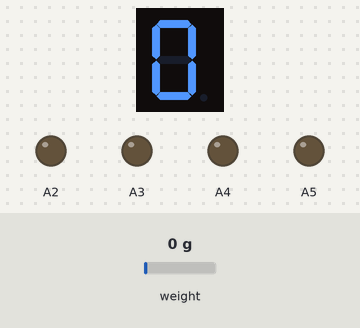
This sketch was run on a simulated Arduino Uno, built with avr-gcc and run on an emulated ATmega328P. Parts: 1-digit seven-segment display, output pins drawn as LEDs (lit = HIGH). Wiring (inferred from the signals the program sends): 4×4 keypad with keys 1 2 3 A 4 5 6 B 7 8 9 C E 0 F D: rows pin 6, pin 7, pin 8, pin 9; columns pin 10, pin 11, pin 12, pin 13. Wiring (inferred from the names in the program): MAX7219 LED driver: data pin 2; clock pin 3; CS pin 4. The test bench sets the inputs (shaded band); at power-on: weight on the scale 0 g. Pins used as bus, display or sensor lines are not drawn.

Above: at 2.5 s.
2.6 s: weight on the scale set to 3 g
At 3.5 s:
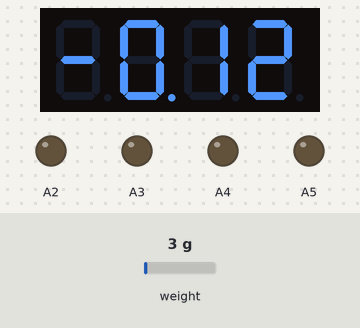
4.6 s: weight on the scale set to 100 g
At 5.2 s:
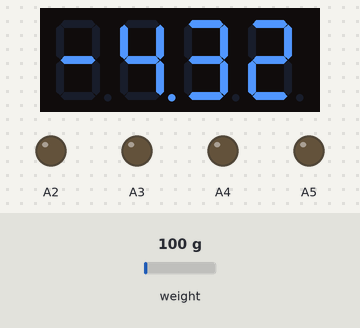
6.4 s: weight on the scale set to 0 g
At 8.0 s:
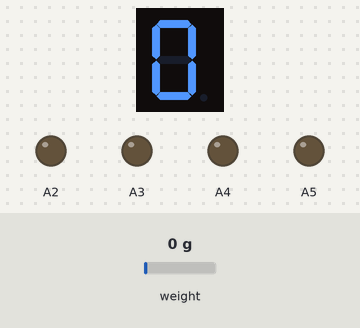
Timing chart, 0 to 9.5 s (numbered marks = the images above; inputs shaded):
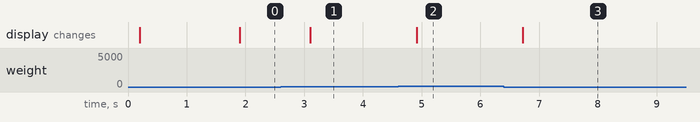

The sketch:

Scale.ino
```cpp
#include <HX711.h>
#include <Keypad.h>
//Max
#define MAX_Data 2
#define MAX_Load  4
#define MAX_Clk 3

//HX711
const int DATA = A0;
const int CLK = A1;
HX711 scale;
double W = 0;
long x = 0;
long x0 = 0;
double W0 = 0;

//calib
long y1=0, y2=0;
int N[6]={0,0,0,0,0,0};

//Menue
int S1 = 0;
//Screens
int Screen = 0;
//Times
unsigned long keyTime = 0;

void setup() {
  //Max Config
  pinMode(MAX_Data, OUTPUT);
  pinMode(MAX_Load, OUTPUT);
  pinMode(MAX_Clk, OUTPUT);
  digitalWrite(MAX_Clk, HIGH);
  delay(200);
  //Setup of MAX7219 chip
  shift(0x0f, 0x00); //display test register - test mode off
  shift(0x0c, 0x01); //shutdown register - normal operation
  shift(0x0b, 0x03); //scan limit register - display digits 0 thru 7
  shift(0x0a, 0x0f); //intensity register - max brightness
  shift(0x09, 0xff); //decode mode register - CodeB decode all digits

  //HX711 Config
  scale.begin(DATA, CLK);
  delay(1000);
  x0 = scale.read();
  W0 = (-0.10314 * x0) - 14537.77;

  //Kaypad
  pinMode(10, OUTPUT);
  pinMode(11, OUTPUT);
  pinMode(12, OUTPUT);
  pinMode(13, OUTPUT);
  pinMode(6, INPUT);
  pinMode(7, INPUT);
  pinMode(8, INPUT);
  pinMode(9, INPUT);
  digitalWrite(10, LOW);
  digitalWrite(11, LOW);
  digitalWrite(12, LOW);
  digitalWrite(13, LOW);

  //Relay
  pinMode(A2, OUTPUT);
  pinMode(A3, OUTPUT);
  pinMode(A4, OUTPUT);
  pinMode(A5, OUTPUT);
  digitalWrite(A2, LOW);
  digitalWrite(A3, LOW);
  digitalWrite(A4, LOW);
  digitalWrite(A5, LOW);

  keyTime = millis();
}

void loop() {

  if(Screen==0){  //Show Scale Screen
    delay(500);
    if(checkKey()==0){zeros();}

    if(checkKey()==12){  //Config. Key
      if(millis()-keyTime>=3000){   //Config. Key pressed Time
         Screen = 1;
      }
    }else{
      keyTime = millis();
    }

    if (scale.is_ready()){
      x = scale.read();
      W = (-0.10314 * x) - 14537.77 - W0;
            //    W = (int)(W*0.02);
            //    W = W/0.02;
      if(W>-50&&W<50){
        segInt(0);
      }else{
        segFloat(W/1000);
      }

    }else {
      segInt(0);
    }
  }

  if(Screen==1){//Menue Screen
    if(S1==0){
      shift(0x0b, 0x06); shift(6, 14); shift(5, 0); shift(4, 15); shift(3, 15); shift(2, 15); shift(1, 15); //P0
    }
    if(S1==1){
      shift(0x0b, 0x06); shift(6, 14); shift(5, 1); shift(4, 15); shift(3, 15); shift(2, 15); shift(1, 15); //P1
    }
    if(S1==2){
      shift(0x0b, 0x06); shift(6, 14); shift(5, 2); shift(4, 15); shift(3, 15); shift(2, 15); shift(1, 15); //P2
    }
    if(S1==3){
      shift(0x0b, 0x06); shift(6, 14); shift(5, 3); shift(4, 15); shift(3, 15); shift(2, 15); shift(1, 15); //P3
    }
    if(S1==4){
      shift(0x0b, 0x06); shift(6, 14); shift(5, 4); shift(4, 15); shift(3, 15); shift(2, 15); shift(1, 15); //P4
    }
    if(S1==5){
      shift(0x0b, 0x06); shift(6, 14); shift(5, 5); shift(4, 15); shift(3, 15); shift(2, 15); shift(1, 15); //P5
    }

  }

}


void Calibration(){

  int digitInt = 0;
  int calibState = 1;


  shift(0x0b, 0x06); shift(6, 11); shift(5, 1); shift(4, 15); shift(3, 15); shift(2, 15); shift(1, 15); //E1
  delay(2000);
  while(calibState==1){

    if(checkKey()<=9){
      digitInt++;
      if(digitInt==1){N[0]=checkKey();}
      else if(digitInt==2){N[1]=checkKey();}
      else if(digitInt==3){N[2]=checkKey();}
      else if(digitInt==4){N[3]=checkKey();}
      else if(digitInt==5){N[4]=checkKey();}
      else if(digitInt==6){N[5]=checkKey();}
    }

    while((checkKey()!=20));
    delay(100);

    y1=0;
    for(int i=1; i<=digitInt; i++){
      y1+=N[i-1]*pow(10,(digitInt-i));
    }
    if(y1>=100){y1+=1;}
    segInt(y1);


    if(checkKey()==15){calibState = 2;}
    if(checkKey()==14){calibState = 0;}
  }

  while(checkKey()!=20);
  if(calibState==2){
    for(int i=0; i<6; i++){N[i]=0;}
    digitInt = 0;
    shift(0x0b, 0x06); shift(6, 11); shift(5, 2); shift(4, 15); shift(3, 15); shift(2, 15); shift(1, 15); //E2
    delay(2000);
  }else{
    for(int i=0; i<6; i++){N[i]=0;}
    digitInt = 0;
    while(checkKey()!=20);
    delay(100);
  }


  while(calibState == 2){
    if(checkKey()<=9){
      digitInt++;
      if(digitInt==1){N[0]=checkKey();}
      else if(digitInt==2){N[1]=checkKey();}
      else if(digitInt==3){N[2]=checkKey();}
      else if(digitInt==4){N[3]=checkKey();}
      else if(digitInt==5){N[4]=checkKey();}
      else if(digitInt==6){N[5]=checkKey();}
    }

    while((checkKey()!=20));
    delay(200);

    y2=0;
    for(int i=1; i<=digitInt; i++){
      y2+=N[i-1]*pow(10,(digitInt-i));
    }
    if(y2>=100){y2+=1;}
    segInt(y2);

    if(checkKey()==15){calibState = 3;}
    if(checkKey()==14){calibState = 0;}
  }

}

void zeros() {
  x0 = scale.read();
  W0 = (-0.10314 * x0) - 14537.77;
}

int checkKey() {
  digitalWrite(10, HIGH);
  digitalWrite(11, LOW);
  digitalWrite(12, LOW);
  digitalWrite(13, LOW);
  if (digitalRead(6) == HIGH)return 1;
  else if (digitalRead(7) == HIGH)return 4;
  else if (digitalRead(8) == HIGH)return 7;
  else if (digitalRead(9) == HIGH)return 14; //*
  digitalWrite(10, LOW);
  digitalWrite(11, HIGH);
  digitalWrite(12, LOW);
  digitalWrite(13, LOW);
  if (digitalRead(6) == HIGH)return 2;
  else if (digitalRead(7) == HIGH)return 5;
  else if (digitalRead(8) == HIGH)return 8;
  else if (digitalRead(9) == HIGH)return 0; //0
  digitalWrite(10, LOW);
  digitalWrite(11, LOW);
  digitalWrite(12, HIGH);
  digitalWrite(13, LOW);
  if (digitalRead(6) == HIGH)return 3;
  else if (digitalRead(7) == HIGH)return 6;
  else if (digitalRead(8) == HIGH)return 9;
  else if (digitalRead(9) == HIGH)return 15; //#
  digitalWrite(10, LOW);
  digitalWrite(11, LOW);
  digitalWrite(12, LOW);
  digitalWrite(13, HIGH);
  if (digitalRead(6) == HIGH)return 10; //A
  else if (digitalRead(7) == HIGH)return 11; //B
  else if (digitalRead(8) == HIGH)return 12; //C
  else if (digitalRead(9) == HIGH)return 13; //D
  else return 20;
  digitalWrite(10, LOW);
  digitalWrite(11, LOW);
  digitalWrite(12, LOW);
  digitalWrite(13, LOW);
}

void segFloat(float F) {
  long L = (long)(F * 100);
  int digit = 1;//digit num
  int n1 = 0, n2 = 0, n3 = 0, n4 = 0, n5 = 0, n6 = 0;
  if (L >= 100000 && L < 1000000) {
    digit = 6;
    shift(0x0b, 0x05);
  } else if (L >= 10000 && L < 100000) {
    digit = 5;
    shift(0x0b, 0x04);
  } else if (L >= 1000 && L < 10000) {
    digit = 4;
    shift(0x0b, 0x03);
  } else if (L >= 100 && L < 1000) {
    digit = 3;
    shift(0x0b, 0x02);
  } else if (L >= 10 && L < 100) {
    digit = 3;
    shift(0x0b, 0x02);
  } else if (L >= 0 && L < 10) {
    digit = 3;
    shift(0x0b, 0x02);
  } else if (L < 0 && L > -10) {
    digit = -3;
    shift(0x0b, 0x03);
    shift(2, 10);
  } else if (L <= -10 && L > -100) {
    digit = -3;
    shift(0x0b, 0x03);
    shift(3, 10);
  } else if (L <= -100 && L > -1000) {
    digit = -3;
    shift(0x0b, 0x03);
    shift(4, 10);
  } else if (L <= -1000 && L > -10000) {
    digit = -4;
    shift(0x0b, 0x04);
    shift(5, 10);
  } else if (L <= -10000 && L > -100000) {
    digit = -5;
    shift(0x0b, 0x05);
    shift(6, 10);
  }
  if (digit >= 1 && digit <= 6) {
    int j = 0;
    for (int i = digit; i >= 1; i--) {
      int n = L / pow(10, digit - 1 - j);
      if (digit - j == 3) {
        shift(digit - j, n | 0x80);
      } else {
        shift(digit - j, n);
      }
      L -= n * pow(10, digit - 1 - j);
      j++;
    }
  }
  else if (digit <= -1 && digit >= -5) {
    digit *= -1;
    shift(digit + 1, 10);
    L *= -1;
    int j = 0;
    for (int i = digit; i >= 1; i--) {
      int n = L / pow(10, digit - 1 - j);
      if (digit - j == 3) {
        shift(digit - j, n | 0x80);
      } else {
        shift(digit - j, n);
      }
      L -= n * pow(10, digit - 1 - j);
      j++;
    }
  }
}

void segInt(long L) {
  int digit = 1;//digit num
  int n1 = 0, n2 = 0, n3 = 0, n4 = 0, n5 = 0, n6 = 0;
  if (L >= 100000 && L < 1000000) {
    digit = 6;
    shift(0x0b, 0x05);
  } else if (L >= 10000 && L < 100000) {
    digit = 5;
    shift(0x0b, 0x04);
  } else if (L >= 1000 && L < 10000) {
    digit = 4;
    shift(0x0b, 0x03);
  } else if (L >= 100 && L < 1000) {
    digit = 3;
    shift(0x0b, 0x02);
  } else if (L >= 10 && L < 100) {
    digit = 2;
    shift(0x0b, 0x01);
  } else if (L >= 0 && L < 10) {
    digit = 1;
    shift(0x0b, 0x00);
  } else if (L < 0 && L > -10) {
    digit = -1;
    shift(0x0b, 0x01);
    shift(2, 10);
  } else if (L <= -10 && L > -100) {
    digit = -2;
    shift(0x0b, 0x02);
    shift(3, 10);
  } else if (L <= -100 && L > -1000) {
    digit = -3;
    shift(0x0b, 0x03);
    shift(4, 10);
  } else if (L <= -1000 && L > -10000) {
    digit = -4;
    shift(0x0b, 0x04);
    shift(5, 10);
  } else if (L <= -10000 && L > -100000) {
    digit = -5;
    shift(0x0b, 0x05);
    shift(6, 10);
  }
  if (digit >= 1 && digit <= 6) {
    int j = 0;
    for (int i = digit; i >= 1; i--) {
      int n = L / pow(10, digit - 1 - j);
      shift(digit - j, n);
      L -= n * pow(10, digit - 1 - j);
      j++;
    }
  }
  else if (digit <= -1 && digit >= -5) {
    digit *= -1;
    shift(digit + 1, 10);
    L *= -1;
    int j = 0;
    for (int i = digit; i >= 1; i--) {
      int n = L / pow(10, digit - 1 - j);
      shift(digit - j, n);
      L -= n * pow(10, digit - 1 - j);
      j++;
    }
  }

}

void shift(byte adr, byte dt) {
  digitalWrite(MAX_Load, LOW);
  shiftOut(MAX_Data, MAX_Clk, MSBFIRST, adr);
  shiftOut(MAX_Data, MAX_Clk, MSBFIRST, dt);
  digitalWrite(MAX_Load, HIGH);
}
```

Measured:
- the behaviour switches between 1 and 2 g on weight on the scale (found by bisection; images 0 and 1)
- after the input at 2.6 s, the display: changes after 0.51 s (image 1)
- after the input at 4.6 s, the display: changes after 0.31 s (image 2)
- after the input at 6.4 s, the display: changes after 0.32 s (image 3)
